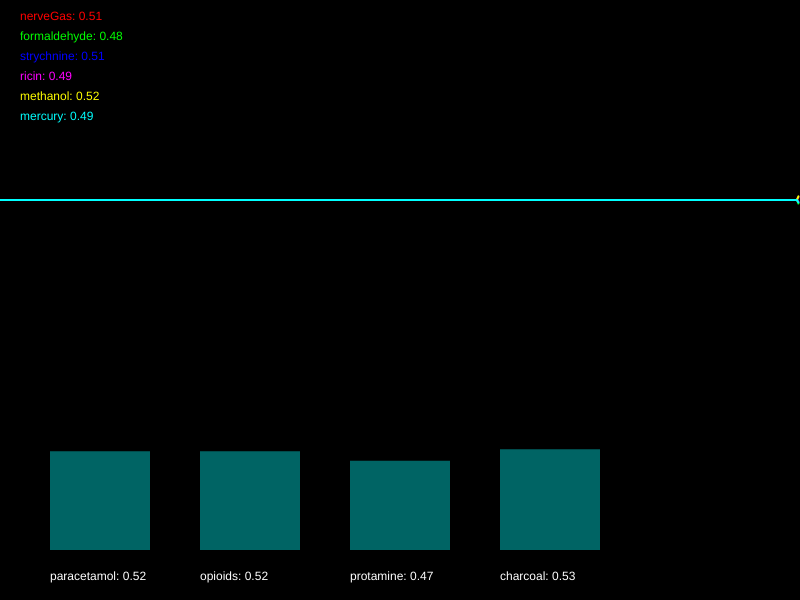
Frame 1 (no input)
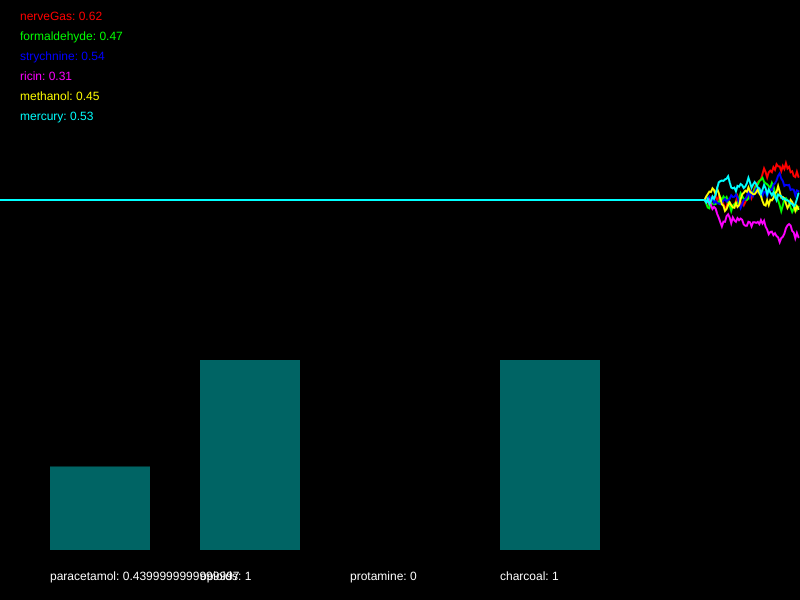
Frame 60 (no input)
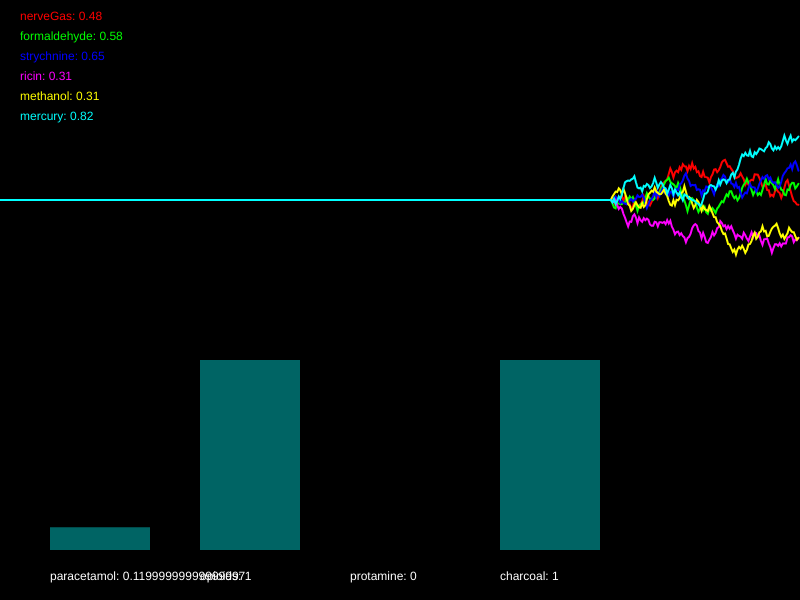
Frame 120 (the mouse pressed at the canvas centre since frame 60)

The p5.js sketch that drew these frames (run headless with seeded random() and noise() and a simulated clock; from frame 60 on, the mouse is pressed at the canvas centre):

// p5.js sketch
// ── sketch.js
/*

Officer: 7817938
CaseNum: 401-2-59064181-7817938

Case 401 - The Case of Norbert's Weiner Stand
Stage 3 - Bilious bagel

As I suspected Norbert has struck again. Ever inventive he’s set up a bagel stand and
has laced the cream cheese with an ingenious but vicious toxin. This one is quite
deadly so get yourself down to the lab right away.

You must develop the antidote by using conditional statements in the draw loop to
do the following.

	- If mercury goes above 0.59 and methanol goes above 0.74, or on the other hand, nerveGas goes above 0.55, decrement paracetamol by 0.04
	- When formaldehyde dips below 0.66 and strychnine dips below 0.67, try increasing paracetamol by 0.02
	- If strychnine dips below 0.35 and mercury goes above 0.53, reduce opioids by 0.02
	- When either nerveGas dips below 0.28, methanol goes above 0.47, or perhaps formaldehyde goes above 0.27, increment opioids by 0.02
	- If mercury goes above 0.38 and strychnine goes above 0.27, reduce protamine by 0.03
	- If ricin dips below 0.66 or methanol dips below 0.33, whilst at the same time, formaldehyde goes above 0.69, increment protamine by 0.01
	- If formaldehyde dips below 0.5 or mercury dips below 0.27, decrease charcoal by 0.03
	- If ricin dips below 0.37 or methanol dips below 0.56, try increasing charcoal by 0.03


Your conditional statements should:

consider the following poisons:

	- nerveGas
	- formaldehyde
	- strychnine
	- ricin
	- methanol
	- mercury


and modify the following antidotes:

	- paracetamol
	- opioids
	- protamine
	- charcoal


- There are many ways to complete this task but you should only use the
following commands:

	if(){}
	+=
	-=

*/

//Declare the poison variables
var nerveGas;
var formaldehyde;
var strychnine;
var ricin;
var methanol;
var mercury;

//Declare the antidote variables
var paracetamol;
var opioids;
var protamine;
var charcoal;

//This variable is used for drawing the graph
var graphs;

function setup() {
  createCanvas(800, 600);
  strokeWeight(2);

  //initialise the poisons and antidotes
  nerveGas = 0.5;
  formaldehyde = 0.5;
  strychnine = 0.5;
  ricin = 0.5;
  methanol = 0.5;
  mercury = 0.5;
  paracetamol = 0.5;
  opioids = 0.5;
  protamine = 0.5;
  charcoal = 0.5;

  //fills the graph with empty values
  graphs = [];

  for (var i = 0; i < 6; i++) {
    graphs.push([]);
    for (var j = 0; j < 512; j++) {
      graphs[i].push(0.5);
    }
  }
}

function draw() {
  //Develop the antidote below
  //Write conditional statements to change the amount of each substance ...
  // - If mercury goes above 0.59 and methanol goes above 0.74, or on the other hand, nerveGas goes above 0.55, decrement paracetamol by 0.04
  // - When formaldehyde dips below 0.66 and strychnine dips below 0.67, try increasing paracetamol by 0.02
  if ((mercury > 0.59 && methanol > 0.74) || nerveGas > 0.55) {
    paracetamol -= 0.04;
  }
  if (formaldehyde < 0.66 && strychnine < 0.67) {
    paracetamol += 0.02;
  }
  //   - If strychnine dips below 0.35 and mercury goes above 0.53, reduce opioids by 0.02
  // 	- When either nerveGas dips below 0.28, methanol goes above 0.47, or perhaps formaldehyde goes above 0.27, increment opioids by 0.02
  if (strychnine < 0.35 && mercury > 0.53) {
    opioids -= 0.02;
  }
  if (nerveGas < 0.28 || methanol > 0.47 || formaldehyde > 0.27) {
    opioids += 0.02;
  }
  if (mercury > 0.38 && strychnine > 0.27) {
    protamine -= 0.03;
  }
  if ((ricin < 0.66 || methanol < 0.33) && formaldehyde > 0.69) {
    protamine += 0.01;
  }
  if (formaldehyde < 0.5 || mercury < 0.27) {
    charcoal -= 0.03;
  }
  if (ricin < 0.37 || methanol < 0.56) {
    charcoal += 0.03;
  }

  // 	- If ricin dips below 0.66 or methanol dips below 0.33, whilst at the same time, formaldehyde goes above 0.69, increment protamine by 0.01
  // 	- If formaldehyde dips below 0.5 or mercury dips below 0.27, decrease charcoal by 0.03
  // 	- If ricin dips below 0.37 or methanol dips below 0.56, try increasing charcoal by 0.03

  //////////////////////////////////////////////////////

  //the code below generates new values using random numbers

  /*
		For testing, you might want to temporarily comment out
		these lines and set the same variables to constant values
		instead.
	*/

  nerveGas = nextValue(graphs[0], nerveGas);
  formaldehyde = nextValue(graphs[1], formaldehyde);
  strychnine = nextValue(graphs[2], strychnine);
  ricin = nextValue(graphs[3], ricin);
  methanol = nextValue(graphs[4], methanol);
  mercury = nextValue(graphs[5], mercury);

  paracetamol = constrain(paracetamol, 0, 1);
  opioids = constrain(opioids, 0, 1);
  protamine = constrain(protamine, 0, 1);
  charcoal = constrain(charcoal, 0, 1);

  ///////// DO NOT CHANGE THE CODE BELOW ///////////

  //drawing code

  // set background
  background(0);
  noFill();

  //draw the graphs for the vitals
  var colors = [
    color(255, 0, 0),
    color(0, 255, 0),
    color(0, 0, 255),
    color(255, 0, 255),
    color(255, 255, 0),
    color(0, 255, 255),
  ];

  for (var i = 0; i < graphs.length; i++) {
    stroke(colors[i]);
    drawGraph(graphs[i]);
  }

  //draw the poisons as text
  noStroke();
  fill(colors[0]);
  text("nerveGas: " + nf(nerveGas, 1, 2), 20, 20);
  fill(colors[1]);
  text("formaldehyde: " + nf(formaldehyde, 1, 2), 20, 40);
  fill(colors[2]);
  text("strychnine: " + nf(strychnine, 1, 2), 20, 60);
  fill(colors[3]);
  text("ricin: " + nf(ricin, 1, 2), 20, 80);
  fill(colors[4]);
  text("methanol: " + nf(methanol, 1, 2), 20, 100);
  fill(colors[5]);
  text("mercury: " + nf(mercury, 1, 2), 20, 120);

  //draw the antidotes bar chart
  drawBar(paracetamol, 50, "paracetamol");
  drawBar(opioids, 200, "opioids");
  drawBar(protamine, 350, "protamine");
  drawBar(charcoal, 500, "charcoal");
}

function nextValue(graph, val) {
  //gets the next value for a vital and puts it in an array for drawing
  var delta = random(-0.03, 0.03);

  val += delta;
  if (val > 1 || val < 0) {
    delta *= -1;
    val += delta * 2;
  }

  graph.push(val);
  graph.shift();
  return val;
}

function drawGraph(graph) {
  //draws an array as a graph
  beginShape();
  for (var i = 0; i < graph.length; i++) {
    vertex((width * i) / 512, height * 0.5 - (graph[i] * height) / 3);
  }
  endShape();
}

function drawBar(val, x, name) {
  //draws the bars for bar chart
  noStroke();
  fill(0, 100, 100);
  var mh = height * 0.4 - 50;
  rect(x, height - 50 - val * mh, 100, val * mh);
  fill(255);
  text(name + ": " + val, x, height - 20);
}
